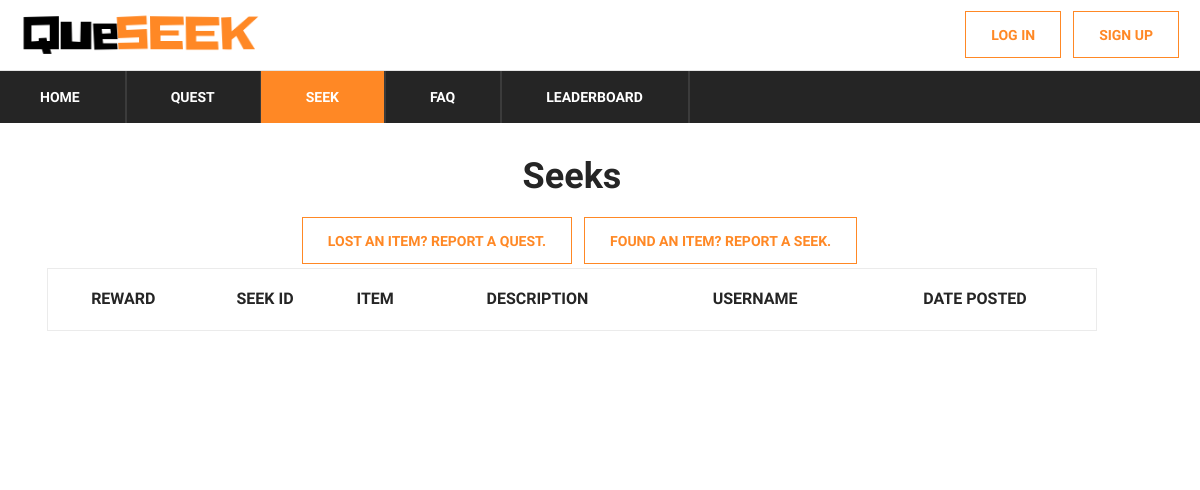
The app's page /seek, older data.
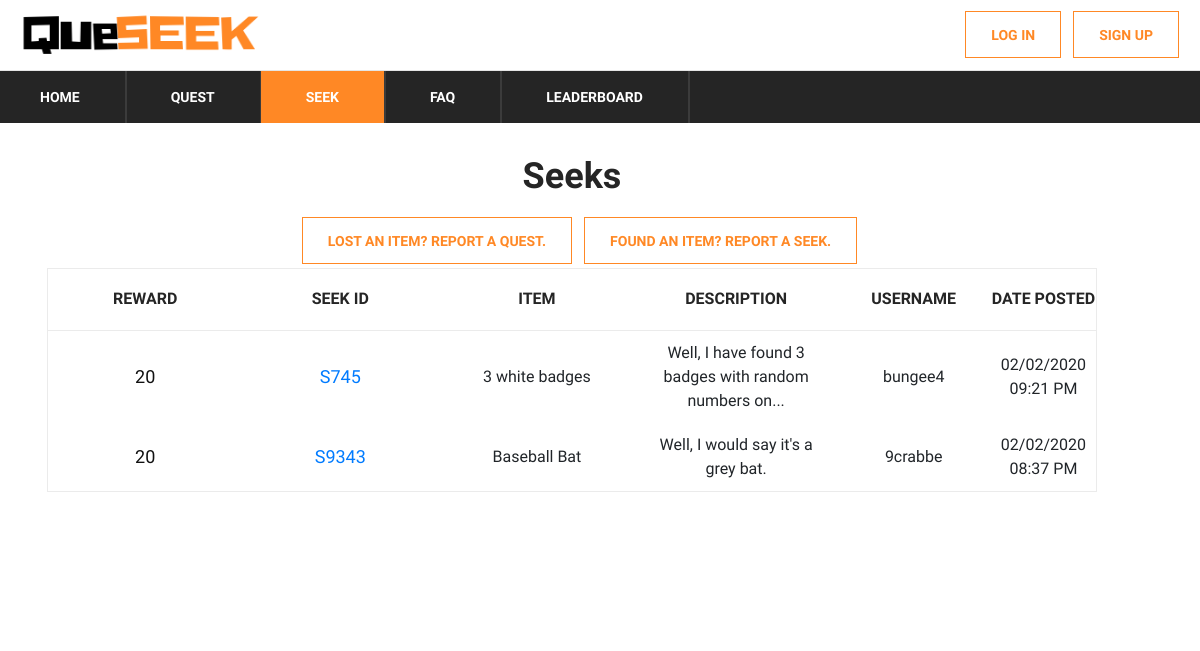
The same page, newer data.
### app/models.py (models this page shows)
class User(UserMixin, Base):
    __tablename__ = "users"
    id = db.Column(db.String, primary_key=True)
    email = db.Column(db.String(255), unique=True, nullable=False)
    password = db.Column(db.String(255), nullable=False)
    username = db.Column(db.String(255), unique=True, nullable=False)
    created_at = db.Column(DateTime(timezone=True), default=datetime.now(pytz.timezone('Asia/Singapore')))

class Seek(UserMixin, Base):
    __tablename__ = "seeks"
    seekId = db.Column(db.String, primary_key=True)
    reward = db.Column(db.Integer, nullable=False)
    item = db.Column(db.String(255), nullable=False)
    location = db.Column(db.String(255), nullable=False)
    description = db.Column(db.String(255))
    userId = db.Column(db.String, ForeignKey('users.id'), primary_key=True)
    state = db.Column(db.Integer, nullable=False, default=0)
    posted_at = db.Column(DateTime(timezone=True), default=datetime.now(pytz.timezone('Asia/Singapore')))

### app/__init__.py (the view)
@app.route('/seek')
def seek():
    q = (db.session.query(User, Seek)
         .filter(User.id == Seek.userId)
         .filter(Seek.state == 0)
         .order_by(Seek.posted_at.desc())
         .all())
    return render_template('seek.html', rows=q, page='seek')

### app/__init__.py (called while the page is built)
@app.context_processor
def inject_dict_for_all_templates():
    if (not current_user.is_anonymous):
        userprofile = (db.session.query(UserProfile)
                       .filter(UserProfile.id == current_user.id)
                       .first()
                       )
        return dict(current_user_avatar=userprofile.avatarId)
    return dict()

### app/templates/seek.html (shortened to what the changed rows need)
<!DOCTYPE html>
<html lang="zxx">
<head>
    <link rel="stylesheet" href="{{ url_for('static', filename='css/bootstrap.min.css')}}" type="text/css">
    <link rel="stylesheet" href="{{ url_for('static', filename='css/font-awesome.min.css')}}" type="text/css">
    <link rel="stylesheet" href="{{ url_for('static', filename='css/themify-icons.css')}}" type="text/css">
    <link rel="stylesheet" href="{{ url_for('static', filename='css/elegant-icons.css')}}" type="text/css">
    <link rel="stylesheet" href="{{ url_for('static', filename='css/owl.carousel.min.css')}}" type="text/css">
    <link rel="stylesheet" href="{{ url_for('static', filename='css/nice-select.css')}}" type="text/css">
    <link rel="stylesheet" href="{{ url_for('static', filename='css/jquery-ui.min.css')}}" type="text/css">
    <link rel="stylesheet" href="{{ url_for('static', filename='css/slicknav.min.css')}}" type="text/css">
    <link rel="stylesheet" href="{{ url_for('static', filename='css/style.css')}}" type="text/css">
    <link rel="stylesheet" href="{{ url_for('static', filename='css/table.css')}}" type="text/css">
</head>
<body>
<section class="hero-section">
    <div class="hero-items owl-carousel">
        <div class="topbar-cover2">
            <div class="desc">
                <section class="cd-faq">
                    <section class="shopping-cart spad">
                        <div class="blog-details-inner">
                            <div class="blog-detail-title"><h2>
                                Seeks
                            </h2>
                            </div>
                        </div>
                        <div class="container">
                            <div class="row">
                                <div class="col-lg-12">
                                    <div class="cart-table">
                                        <table>
                                            <thead>
                                            <tr>
                                                <th>Reward</th>
                                                <th>Seek ID</th>
                                                <th>Item</th>
                                                <th>Description</th>
                                                <th>Username</th>
                                                <th>Date Posted</th>
                                            </tr>
                                            </thead>
                                            <tbody>
                                            {% for row in rows %}
                                            <tr>
                                                <td class="cart-pic"><h5>{{row[1].reward}}</h5></td>
                                                <td class="cart-pic">
                                                    <h5>
                                                        <a href='/seek/{{row[1].seekId}}'>{{row[1].seekId}}</a>
                                                    </h5>
                                                </td>
                                                <td class="cart-pic">{{ row[1].item }}</td>
                                                <td class="cart-pic">
                                                    {% if row[1].description|length > 50 %}
                                                    {{ row[1].description[:50] + '...' }}
                                                    {% else %}
                                                    {{ row[1].description }}
                                                    {% endif %}
                                                </td>
                                                <td class="cart-pic">{{ row[0].username }}</td>
                                                <td class="cart-pic">{{ row[1].posted_at.strftime('%d/%m/%Y %I:%M %p')
                                                    }}
                                                </td>
                                            </tr>
                                            {% endfor %}
                                            </tbody>
                                        </table>
                                    </div>
                                </div>
                            </div>
                        </div>
                    </section>
                </section>
            </div>
        </div>
    </div>
</section>
</body>
</html>

Row changes from the older to the newer data that the page shows:
added User: reward "20", seekId "S745", item "3 white badges", description "Well, I have found 3 badges with random numbers on...", username "bungee4", posted_at "02/02/2020 09:21 PM"
added User: reward "20", seekId "S9343", item "Baseball Bat", description "Well, I would say it's a grey bat.", username "9crabbe", posted_at "02/02/2020 08:37 PM"
